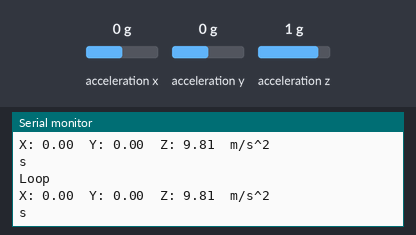
Bench run of a sketch on a simulated Arduino Uno, built with avr-gcc and run on an emulated ATmega328P. Shown: the last lines printed to the serial monitor. The inputs (shaded band) are chosen by the test bench; at power-on: acceleration x 0 g, acceleration y 0 g, acceleration z 1 g. No radio packets arrive unless stated.

Above: at 1.8 s.
1.9 s: acceleration x set to -1.4 g
At 2.7 s:
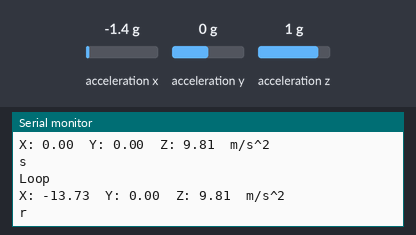
4.7 s: acceleration y set to -1.4 g
At 6.0 s:
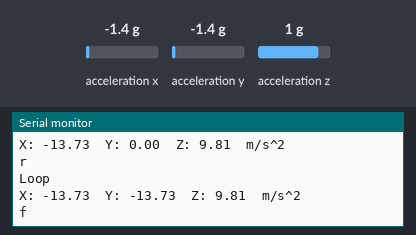
8.9 s: acceleration x set to 0.8 g
At 11.1 s:
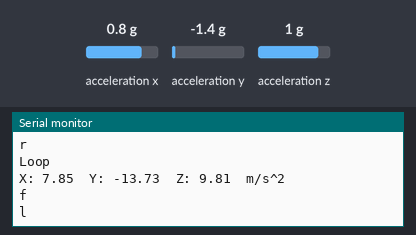
13.1 s: acceleration y set to 0.8 g
At 14.5 s:
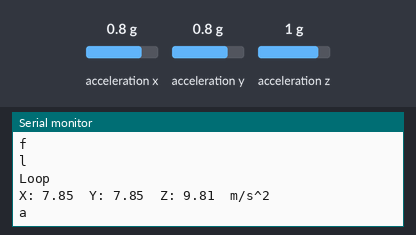
17.3 s: acceleration z set to -1.4 g
At 18.9 s:
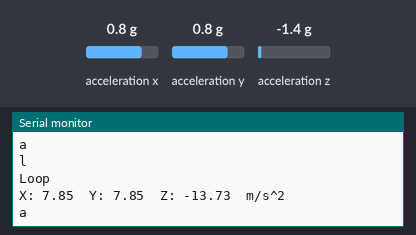
Timing chart, 0 to 19.8 s (numbered marks = the images above; inputs shaded):
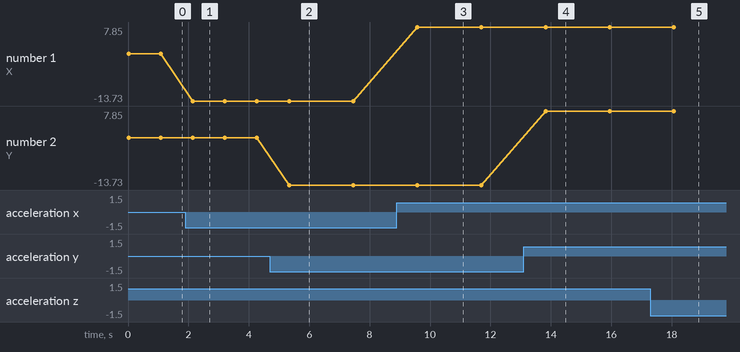

Measured:
- after the input at 1.9 s, the serial monitor: prints a new line after 0.24 s (image 1)
- after the input at 4.7 s, the serial monitor: prints a new line after 0.63 s (image 2)
- after the input at 8.9 s, the serial monitor: prints a new line after 0.68 s (image 3)
- after the input at 13.1 s, the serial monitor: prints a new line after 0.73 s (image 4)
- after the input at 17.3 s, the serial monitor: prints a new line after 0.77 s (image 5)
- plotted number 1: 0 → -13.73 after the input at 1.9 s, -13.73 → 7.85 after the input at 8.9 s

The sketch:

fintransmitrfaccl.ino
```cpp
/*
    Arduino and ADXL345 Accelerometer Tutorial
     by Dejan, https://howtomechatronics.com
*/
#include <RH_ASK.h>
#include <SPI.h>
#include <Wire.h>
#include <Adafruit_Sensor.h>
#include <Adafruit_ADXL345_U.h>
float X_out, Y_out, Z_out;  // Outputs
RH_ASK driver;
Adafruit_ADXL345_Unified accel = Adafruit_ADXL345_Unified();
void setup()
{
  Serial.begin(9600); // Initiate serial communication for printing the results on the Serial monitor
  if (!driver.init())
         Serial.println("init failed");
  Serial.println("Begin");
  if (!accel.begin())
  {
    Serial.println("No ADXL345 sensor detected.");
    while (1);
  }
  Serial.println("B4");
  delay(10);
  Serial.println("After");
}
void loop()
{
  Serial.println("Loop");
  sensors_event_t event;
  accel.getEvent(&event);
  X_out = event.acceleration.x;
  Y_out = event.acceleration.y;
  Z_out = event.acceleration.z;
  Serial.print("X: "); Serial.print(X_out); Serial.print("  ");
  Serial.print("Y: "); Serial.print(Y_out); Serial.print("  ");
  Serial.print("Z: "); Serial.print(Z_out); Serial.print("  ");
  Serial.println("m/s^2 ");
  X_out=X_out*20;
  Y_out=Y_out*20;
  Z_out=Z_out*20;
  if ((X_out>-150 && X_out<150) && (Y_out>-150 && Y_out<150)) //stationary or stop(transmitter parallel to ground)
  {
    char *msg="s";
    Serial.println(*msg);
    driver.send((uint8_t*)msg,strlen(msg));
    driver.waitPacketSent();
    delay(1000);
  }
  else
  {
    if (Y_out<-150) //forward(transmitter tilted forward)
    {
      char *msg="f";
      Serial.println(*msg);
      driver.send((uint8_t*)msg,strlen(msg));
      driver.waitPacketSent();
      delay(1000);
    }
    if (Y_out>150) //backward(transmitter tilted backward)
    {
      char *msg="a";
      Serial.println(*msg);
      driver.send((uint8_t*)msg,strlen(msg));
      driver.waitPacketSent();
      delay(1000);
    }
    if (X_out>150) //left(transmitter tilted to left)
    {
      char *msg="l";
      Serial.println(*msg);
      driver.send((uint8_t*)msg,strlen(msg));
      driver.waitPacketSent();
      delay(1000);
    }
    if (X_out<-150)//right(transmitter tilted to right)
    {
      char *msg="r";
      Serial.println(*msg);
      driver.send((uint8_t*)msg,strlen(msg));
      driver.waitPacketSent();
      delay(1000);
    }
  }
}
```
